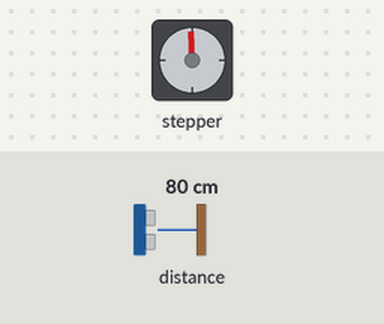
A sketch run on a simulated Arduino Uno, built with avr-gcc and run on an emulated ATmega328P. Shown: stepper motor. The inputs (shaded band) are chosen by the test bench; at power-on: distance to the obstacle 80 cm. Stepper angles assume 2048 steps per turn; what the sketch prints to the serial monitor is not drawn. At 1.3 s the program stops and its outputs stay as they are.

Above: at 0.2 s.
Timing chart, 0 to 1.7 s (numbered marks = the images above):
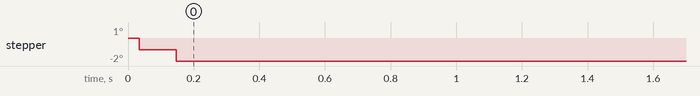

The sketch:

sketch_bAb1.ino
```cpp
#include <Wire.h>
#include <Adafruit_VL53L0X.h>
#include <Stepper.h>

const int stepsPerRevolution = 2048;

Adafruit_VL53L0X lox = Adafruit_VL53L0X();
Stepper myStepper(stepsPerRevolution, 5, 3, 4, 2);
Stepper myStepper1(stepsPerRevolution, 8, 10, 9, 11);

int reset = 0;
int invalid_counts = 0;
void setup() {
  Serial.begin(115200);
  Wire.begin();
// uint8_t new_address = 0x30;
// lox.setAddress(new_address);
  while (! Serial) {
    Serial.println("not connected");
  delay(1);
  }
  if (!lox.begin()) {
    Serial.println("Failed to initialize VL53L0X!");
    while (1); // Stop execution if sensor fails
  }
  myStepper.setSpeed(15);   // Motor 1 speed (60 RPM)
  myStepper1.setSpeed(15);
}

void loop() {

  int zCounts = 1024 ;


  //digitalWrite(zDir, LOW);
  for (int j = 0; j < zCounts; j++) {

    for (int i = 0; i < stepsPerRevolution/2; i++) {

      double senseDistance = readToFSensor();
      if(senseDistance > 25){
        invalid_counts++;
      }
      Serial.print(j); Serial.print(",");
      Serial.print(i); Serial.print(",");
      Serial.println(senseDistance);
      rotateMotor(myStepper1, 2);
      delay(5);
      if(invalid_counts >= 5){
      delay(500);
      break;
    }
    }
    if(invalid_counts){
      delay(500);
      break;
    }
    rotateMotor(myStepper, stepsPerRevolution);
    reset++;
    delay(500);
    invalid_counts = 0;
  }

  Serial.println("SCAN COMPLETE");
  resetFunction(reset, stepsPerRevolution );
  while (true);  // Stop scanning permanently
}

void rotateMotor(Stepper &motor, int steps) {
  for (int i = 0; i < steps; i++) {
    motor.step(-1);
    delay(5);
  }
}

void resetFunction(int resetCount, int steps){
  while(resetCount--){
    for (int i = 0; i < steps; i++) {
      myStepper.step(1);
      delay(5);
    }
  }
}

double readToFSensor() {
  VL53L0X_RangingMeasurementData_t measure;
  lox.rangingTest(&measure, false);

  if (measure.RangeStatus != 4) {
    return measure.RangeMilliMeter / 10.0;  // Convert mm to cm
  } else {
    return -1;  // Invalid measurement
  }
}
```

Measured:
- by itself, stepper: goes -1° 0.11 s, then -2°
